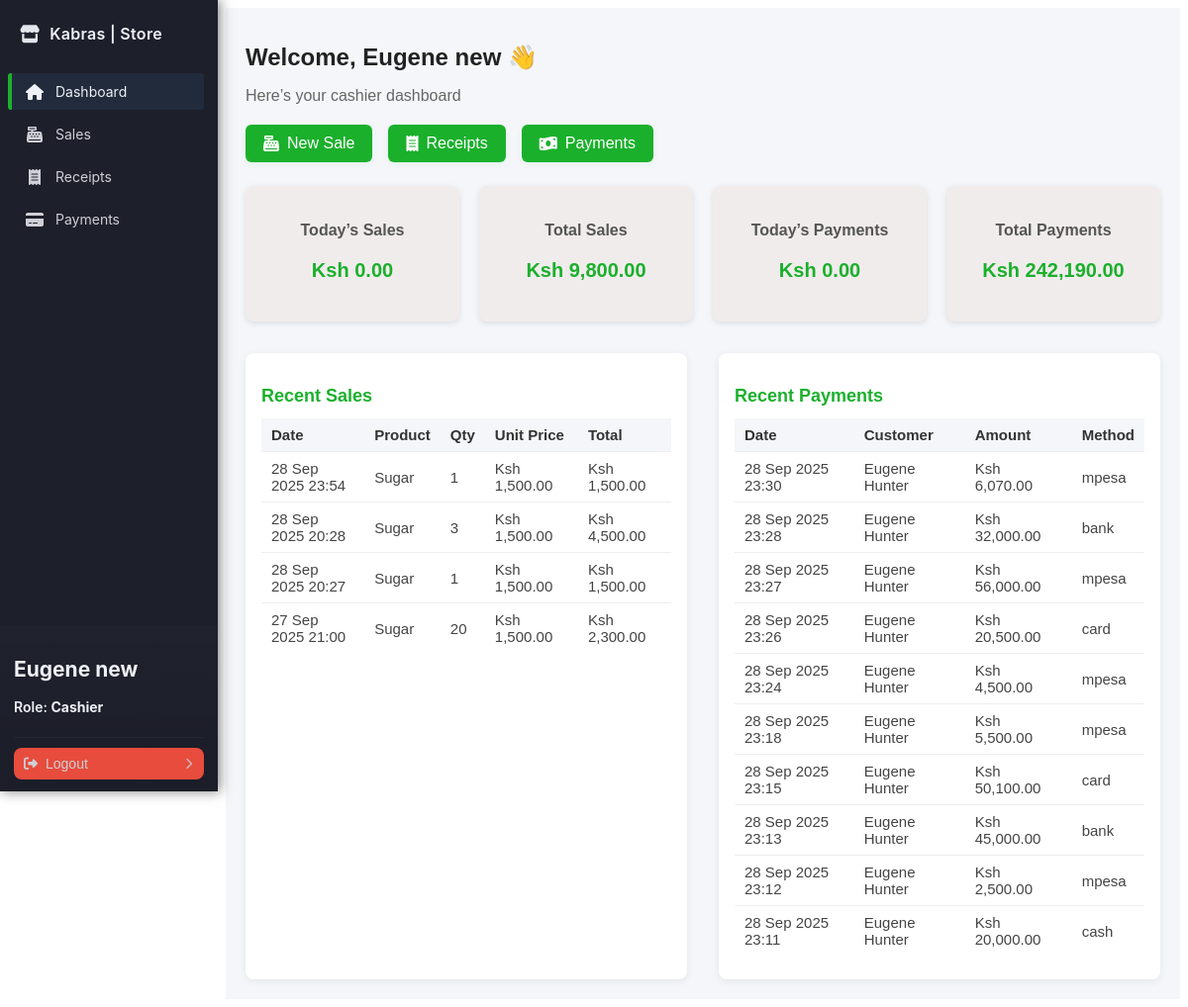
Before: /cashier/dashboard.php (signed in) with the older database file.
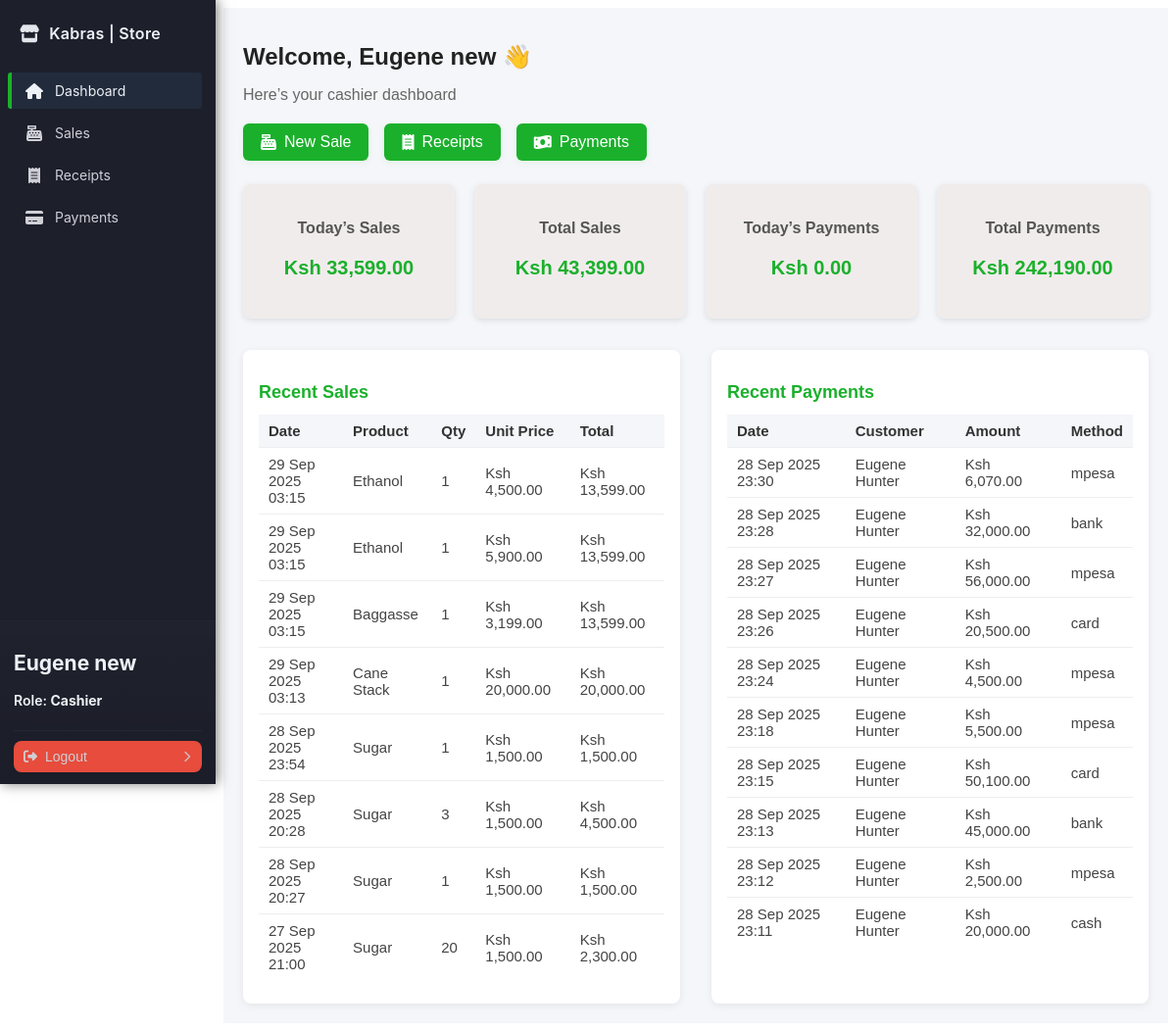
After: the same page with the newer database file.
### tables this page shows
CREATE TABLE `sale_items` (
  `id` int NOT NULL AUTO_INCREMENT,
  `sale_id` int NOT NULL,
  `product_id` int NOT NULL,
  `quantity` int NOT NULL,
  `unit_price` decimal(10,2) NOT NULL,
  PRIMARY KEY (`id`),
  KEY `sale_id` (`sale_id`),
  KEY `product_id` (`product_id`),
  CONSTRAINT `sale_items_ibfk_1` FOREIGN KEY (`sale_id`) REFERENCES `sales` (`id`),
  CONSTRAINT `sale_items_ibfk_2` FOREIGN KEY (`product_id`) REFERENCES `products` (`id`)
);

CREATE TABLE `sales` (
  `id` int NOT NULL AUTO_INCREMENT,
  `customer_id` int DEFAULT NULL,
  `user_id` int NOT NULL,
  `total_amount` decimal(10,2) NOT NULL,
  `sale_date` timestamp NULL DEFAULT CURRENT_TIMESTAMP,
  PRIMARY KEY (`id`),
  KEY `user_id` (`user_id`),
  CONSTRAINT `sales_ibfk_1` FOREIGN KEY (`user_id`) REFERENCES `users` (`id`)
);

CREATE TABLE `products` (
  `id` int NOT NULL AUTO_INCREMENT,
  `name` varchar(100) NOT NULL,
  `category` varchar(50) DEFAULT NULL,
  `description` text,
  `price` decimal(10,2) NOT NULL,
  `stock_quantity` int DEFAULT '0',
  `unit` varchar(20) DEFAULT NULL,
  `batch_number` varchar(50) DEFAULT NULL,
  `expiry_date` date DEFAULT NULL,
  `production_date` date DEFAULT NULL,
  `supplier` varchar(100) DEFAULT NULL,
  `status` varchar(20) DEFAULT 'active',
  `created_by` int DEFAULT NULL,
  `created_at` timestamp NULL DEFAULT CURRENT_TIMESTAMP,
  `updated_at` timestamp NULL DEFAULT CURRENT_TIMESTAMP ON UPDATE CURRENT_TIMESTAMP,
  PRIMARY KEY (`id`),
  KEY `created_by` (`created_by`),
  CONSTRAINT `products_ibfk_1` FOREIGN KEY (`created_by`) REFERENCES `users` (`id`)
);

CREATE TABLE `payments` (
  `id` int NOT NULL AUTO_INCREMENT,
  `sale_id` int DEFAULT NULL,
  `customer_id` int DEFAULT NULL,
  `user_id` int NOT NULL,
  `payment_date` timestamp NULL DEFAULT CURRENT_TIMESTAMP,
  `method` enum('cash','mpesa','card','bank') NOT NULL,
  `amount` decimal(10,2) NOT NULL,
  `status` enum('completed','pending','partial') DEFAULT 'completed',
  `reference_number` varchar(100) DEFAULT NULL,
  `notes` text,
  `created_at` timestamp NULL DEFAULT CURRENT_TIMESTAMP,
  `updated_at` timestamp NULL DEFAULT CURRENT_TIMESTAMP ON UPDATE CURRENT_TIMESTAMP,
  PRIMARY KEY (`id`),
  KEY `sale_id` (`sale_id`),
  KEY `customer_id` (`customer_id`),
  KEY `user_id` (`user_id`),
  CONSTRAINT `payments_ibfk_1` FOREIGN KEY (`sale_id`) REFERENCES `sales` (`id`) ON DELETE CASCADE,
  CONSTRAINT `payments_ibfk_2` FOREIGN KEY (`customer_id`) REFERENCES `customers` (`id`) ON DELETE SET NULL,
  CONSTRAINT `payments_ibfk_3` FOREIGN KEY (`user_id`) REFERENCES `users` (`id`) ON DELETE CASCADE
);

CREATE TABLE `customers` (
  `id` int NOT NULL AUTO_INCREMENT,
  `customer_code` varchar(50) DEFAULT NULL,
  `name` varchar(150) NOT NULL,
  `email` varchar(100) DEFAULT NULL,
  `phone` varchar(20) DEFAULT NULL,
  `address` varchar(255) DEFAULT NULL,
  `town` varchar(100) DEFAULT NULL,
  `type` enum('individual','business') DEFAULT 'individual',
  `status` enum('active','inactive') DEFAULT 'active',
  `notes` text,
  `created_at` timestamp NULL DEFAULT CURRENT_TIMESTAMP,
  `updated_at` timestamp NULL DEFAULT CURRENT_TIMESTAMP ON UPDATE CURRENT_TIMESTAMP,
  PRIMARY KEY (`id`),
  UNIQUE KEY `customer_code` (`customer_code`)
);

### config/database.php (called while the page is built, shortened)
<?php
class Database
{
    private $host = 'localhost';
    private $db   = 'kabras_store';
    private $user = 'root';
    private $pass = 'Hunter42.';
    private $charset = 'utf8mb4';
    public function connect()
    {
        $dsn = "mysql:host={$this->host};dbname={$this->db};charset={$this->charset}";
        try {
            $this->pdo = new PDO($dsn, $this->user, $this->pass, [
                PDO::ATTR_ERRMODE => PDO::ERRMODE_EXCEPTION,
                PDO::ATTR_DEFAULT_FETCH_MODE => PDO::FETCH_ASSOC,
            ]);
            return $this->pdo;
        } catch (PDOException $e) {
            die('Database connection failed: ' . $e->getMessage());
        }
    }
}

### handlers/AuthHandler.php (called while the page is built, shortened)
<?php
require_once __DIR__ . '/../app/models/User.php';
class AuthHandler
{
    private $sessionTimeout = 3600;
    public function __construct()
    {
        $this->userModel = new User();
        $defaultAdminEmail = 'admin@kabrasugar.com';
        if (!$this->userModel->findByEmail($defaultAdminEmail)) {
            $adminData = [
                'name' => 'Default Admin',
                'email' => $defaultAdminEmail,
                'phone' => '',
                'national_id' => '',
                'password' => 'hunter123',
                'role' => 'admin'
            ];
            $this->userModel->createUser($adminData);
        }
    }
    public function isLoggedIn()
    {
        return isset($_SESSION['user_id']) &&
            (time() - $_SESSION['login_time']) < $this->sessionTimeout;
    }
    public function getCurrentUser()
    {
        return [
            "id" => $_SESSION['user_id'],
            "name" => $_SESSION['user_name'],
            "email" => $_SESSION['user_email'],
            "role" => $_SESSION['user_role']
        ];
    }
}

### app/models/User.php (called while the page is built, shortened)
<?php
require_once __DIR__ . '../../../config/database.php';
class User
{
    private $db;
    public function __construct()
    {
        $this->db = (new Database())->connect();
    }
    public function findByEmail($email)
    {
        $sql = "SELECT * FROM users WHERE email = :email LIMIT 1";
        $stmt = $this->db->prepare($sql);
        $stmt->execute([':email' => $email]);
        return $stmt->fetch(PDO::FETCH_ASSOC);
    }
}

### handlers/SalesHandler.php (called while the page is built, shortened)
<?php
require_once __DIR__ . '/../config/database.php';
class SalesHandler
{
    private $db;
    public function __construct()
    {
        $this->db = (new Database())->connect();
    }
    public function getRecentSales($cashierId, $limit = 10)
    {
        $stmt = $this->db->prepare("
            SELECT s.*, si.product_id, si.quantity, si.unit_price, p.name AS product_name
            FROM sales s
            JOIN sale_items si ON s.id = si.sale_id
            JOIN products p ON si.product_id = p.id
            WHERE s.user_id = :uid
            ORDER BY s.sale_date DESC
            LIMIT :lim
        ");
        $stmt->bindValue(':uid', $cashierId, PDO::PARAM_INT);
        $stmt->bindValue(':lim', $limit, PDO::PARAM_INT);
        $stmt->execute();
        return $stmt->fetchAll(PDO::FETCH_ASSOC);
    }
}

### handlers/PaymentsHandler.php (called while the page is built, shortened)
<?php
require_once __DIR__ . '/../config/Database.php';
class PaymentsHandler
{
    private $conn;
    public function __construct()
    {
        $db = new Database();
        $this->conn = $db->connect();
    }
    public function getPaymentsByUser($user_id)
    {
        $sql = "SELECT p.*,
                       c.name AS customer_name,
                       GROUP_CONCAT(pr.name SEPARATOR ', ') AS product_names,
                       s.total_amount AS sale_total
                FROM payments p
                LEFT JOIN customers c ON p.customer_id = c.id
                LEFT JOIN sales s ON p.sale_id = s.id
                LEFT JOIN sale_items si ON s.id = si.sale_id
                LEFT JOIN products pr ON si.product_id = pr.id
                WHERE p.user_id = :user_id
                GROUP BY p.id, c.name, s.total_amount
                ORDER BY p.payment_date DESC";
        $stmt = $this->conn->prepare($sql);
        $stmt->execute([':user_id' => $user_id]);
        return $stmt->fetchAll(PDO::FETCH_ASSOC);
    }
}

### cashier/dashboard.php (the view, shortened to what the rows shown need)
<?php
require_once '../handlers/AuthHandler.php';
require_once '../handlers/PaymentsHandler.php';
require_once '../handlers/SalesHandler.php';
$authHandler = new AuthHandler();
$paymentsHandler = new PaymentsHandler();
$salesHandler = new SalesHandler();
$currentUser = $authHandler->getCurrentUser();
?>
<!DOCTYPE html>
<html lang="en">
<head>
    <link rel="stylesheet" href="../assets/css/sidebar.css">
    <link rel="stylesheet" href="../assets/css/cashier-dashboard.css">
    <link rel="stylesheet" href="https://cdnjs.cloudflare.com/ajax/libs/font-awesome/6.4.0/css/all.min.css">
</head>
<body>
    <?php include '../includes/sidebar.php'; ?>
    <main class="main-content">
        <h1>Welcome, <?= htmlspecialchars($currentUser['name']); ?> 👋</h1>
        <?php
        $recentPayments = $paymentsHandler->getPaymentsByUser($currentUser['id']);
        $recentPayments = array_slice($recentPayments, 0, 10);
        $recentSales = $salesHandler->getRecentSales($currentUser['id'], 10);
        ?>
        <div class="tables-row">
            <div class="table-container">
                <h2>Recent Sales</h2>
                <table class="dashboard-table">
                    <thead>
                        <tr>
                            <th>Date</th>
                            <th>Product</th>
                            <th>Qty</th>
                            <th>Unit Price</th>
                            <th>Total</th>
                        </tr>
                    </thead>
                    <tbody>
                        <?php foreach ($recentSales as $sale): ?>
                            <tr>
                                <td><?= date('d M Y H:i', strtotime($sale['sale_date'])); ?></td>
                                <td><?= htmlspecialchars($sale['product_name']); ?></td>
                                <td><?= $sale['quantity']; ?></td>
                                <td>Ksh <?= number_format($sale['unit_price'], 2); ?></td>
                                <td>Ksh <?= number_format($sale['total_amount'], 2); ?></td>
                            </tr>
                        <?php endforeach; ?>
                    </tbody>
                </table>
            </div>
            <div class="table-container">
                <h2>Recent Payments</h2>
                <table class="dashboard-table">
                    <thead>
                        <tr>
                            <th>Date</th>
                            <th>Customer</th>
                            <th>Amount</th>
                            <th>Method</th>
                        </tr>
                    </thead>
                    <tbody>
                        <?php foreach ($recentPayments as $payment): ?>
                            <tr>
                                <td><?= date('d M Y H:i', strtotime($payment['payment_date'])); ?></td>
                                <td><?= htmlspecialchars($payment['customer_name'] ?? ''); ?></td>
                                <td>Ksh <?= number_format($payment['amount'], 2); ?></td>
                                <td><?= htmlspecialchars($payment['method']); ?></td>
                            </tr>
                        <?php endforeach; ?>
                    </tbody>
                </table>
            </div>
        </div>
    </main>
</body>
</html>

Changed rows visible on the page:
added sale_items: sale.sale_date "29 Sep 2025 03:15", product.name "Ethanol", quantity "1", unit_price "4,500.00", sale.total_amount "13,599.00"
added sale_items: sale.sale_date "29 Sep 2025 03:15", product.name "Ethanol", quantity "1", unit_price "5,900.00", sale.total_amount "13,599.00"
added sale_items: sale.sale_date "29 Sep 2025 03:15", product.name "Baggasse", quantity "1", unit_price "3,199.00", sale.total_amount "13,599.00"
added sale_items: sale.sale_date "29 Sep 2025 03:13", product.name "Cane Stack", quantity "1", unit_price "20,000.00", sale.total_amount "20,000.00"
Other visible differences:
$todaySales: "0.00" → "33,599.00"
$totalSales: "9,800.00" → "43,399.00"
